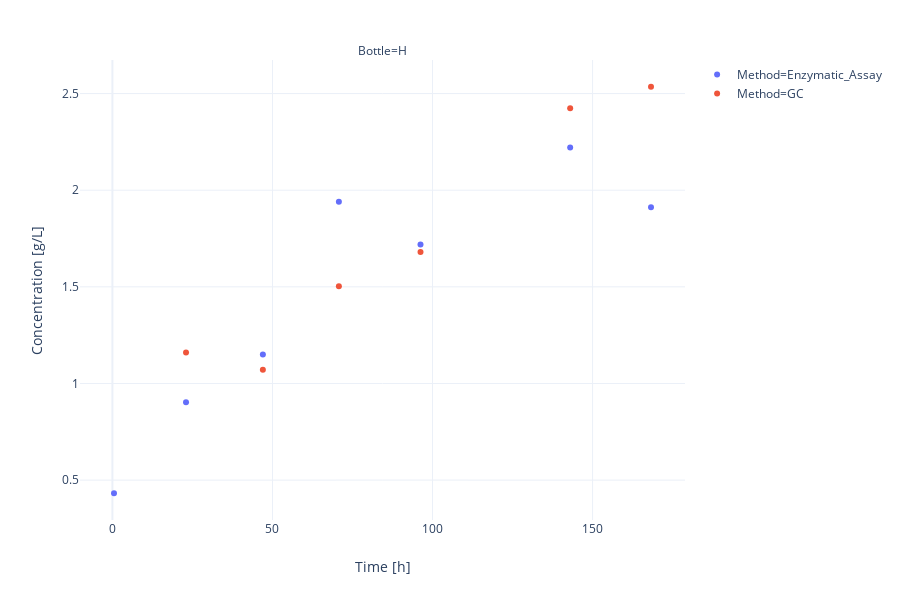

Write notebook code for a chart like this one.
### Markdown cell above
## Correlation between GC and Assays for Acetate (multi-scatter)

### Code cell
fig = px.scatter(
    gc_vs_assays.reset_index(
    ).pipe(
        lambda df: df[(df.Quality == "Acetate") & (df.Unit == "g/L")]
    ), 
    x="Time",
    y="Value",
    color="Method",
    facet_col="Bottle",
    template="plotly_white",
    labels={
        "Time": "Time [h]",
        "Value": "Concentration [g/L]",
        "Quality": "Compound"
    }
)

pio.write_image(fig, str(results_path / 'assay-gc-correlation_ac.svg'))
fig

### Figure 1 — Plotly figure (JSON) as saved in the notebook; plotly's stock layout.template omitted (floating-point values rounded to 4 significant figures)
{"data": [{"hovertemplate": "Bottle=H<br>Method=Enzymatic_Assay<br>Time [h]=%{x}<br>Concentration [g/L]=%{y}<extra></extra>", "legendgroup": "Method=Enzymatic_Assay", "marker": {"color": "#636efa", "symbol": "circle"}, "mode": "markers", "name": "Method=Enzymatic_Assay", "showlegend": true, "type": "scatter", "uid": "449b1f3c-1898-47c6-8b13-2b9aa35ffec1", "x": [0.5, 23, 47, 70.75, 96.25, 143, 168.2], "xaxis": "x", "y": [0.4321, 0.9025, 1.15, 1.94, 1.719, 2.221, 1.912], "yaxis": "y"}, {"hovertemplate": "Bottle=H<br>Method=GC<br>Time [h]=%{x}<br>Concentration [g/L]=%{y}<extra></extra>", "legendgroup": "Method=GC", "marker": {"color": "#EF553B", "symbol": "circle"}, "mode": "markers", "name": "Method=GC", "showlegend": true, "type": "scatter", "uid": "7328e136-6541-4918-9b3e-d386844a9686", "x": [0.5, 23, 47, 70.75, 96.25, 143, 168.2], "xaxis": "x", "y": [null, 1.16, 1.071, 1.502, 1.68, 2.423, 2.535], "yaxis": "y"}], "layout": {"annotations": [{"showarrow": false, "text": "Bottle=H", "textangle": 0, "x": 0.5, "xanchor": "center", "xref": "paper", "y": 1.02, "yanchor": "middle", "yref": "paper"}], "grid": {"xaxes": ["x"], "xgap": 0.1, "xside": "bottom", "yaxes": ["y"], "ygap": 0.1, "yside": "left"}, "height": 600, "legend": {"tracegroupgap": 0}, "margin": {"t": 60}, "xaxis": {"title": {"text": "Time [h]"}}, "yaxis": {"title": {"text": "Concentration [g/L]"}}}}
